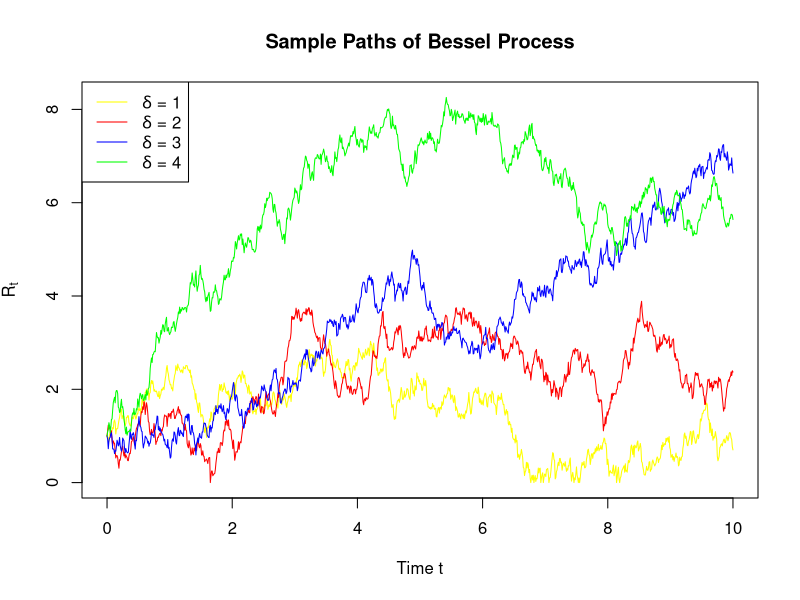
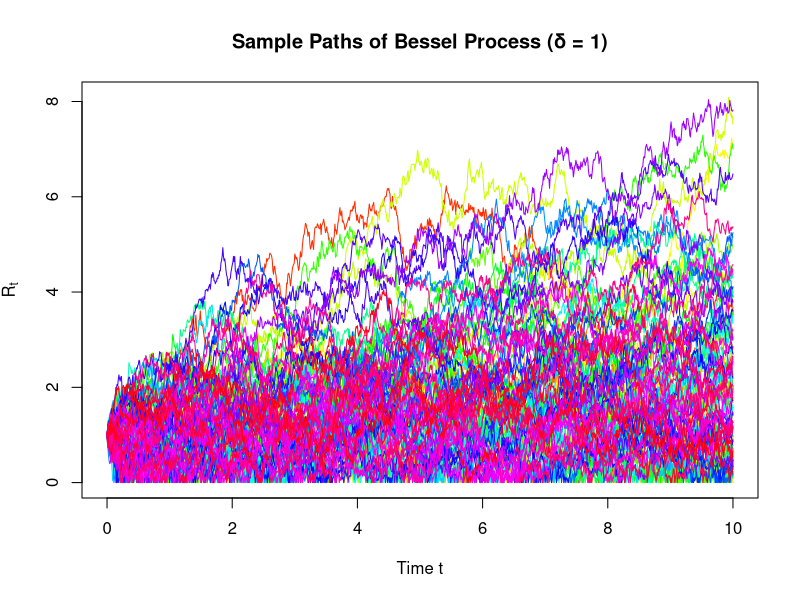
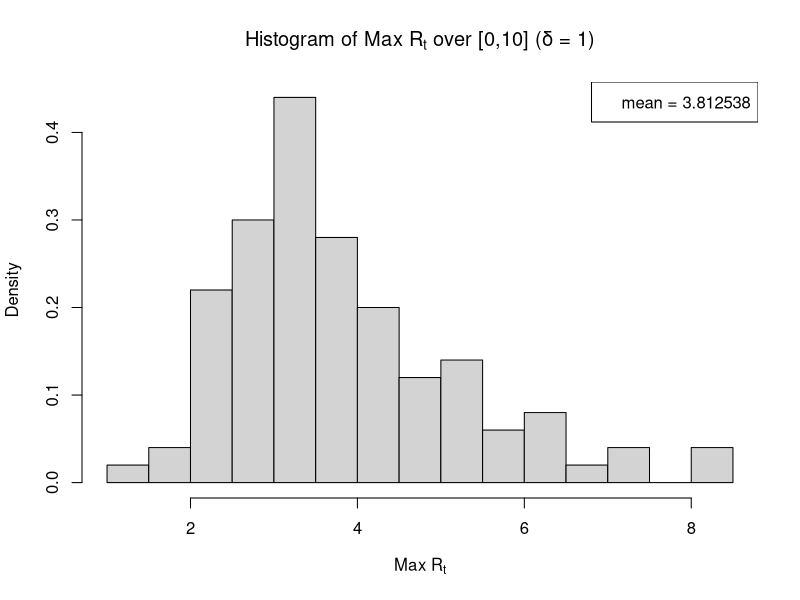
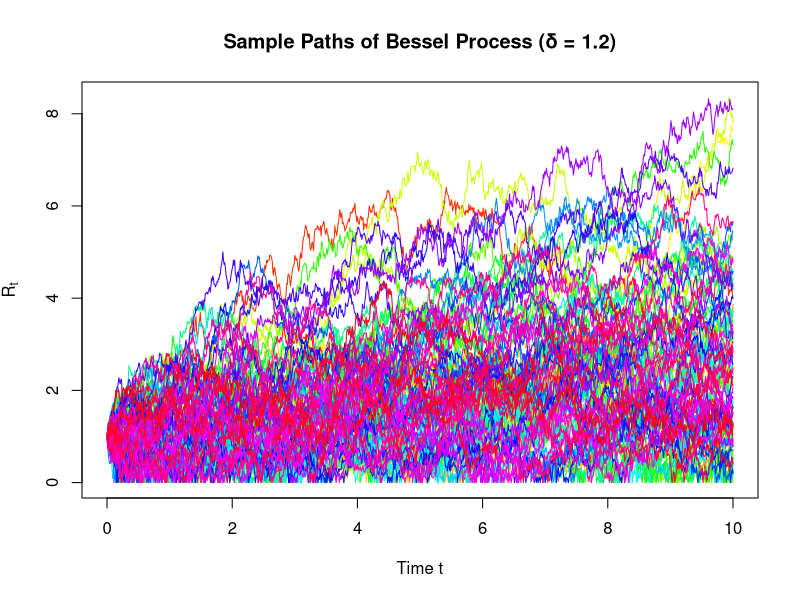
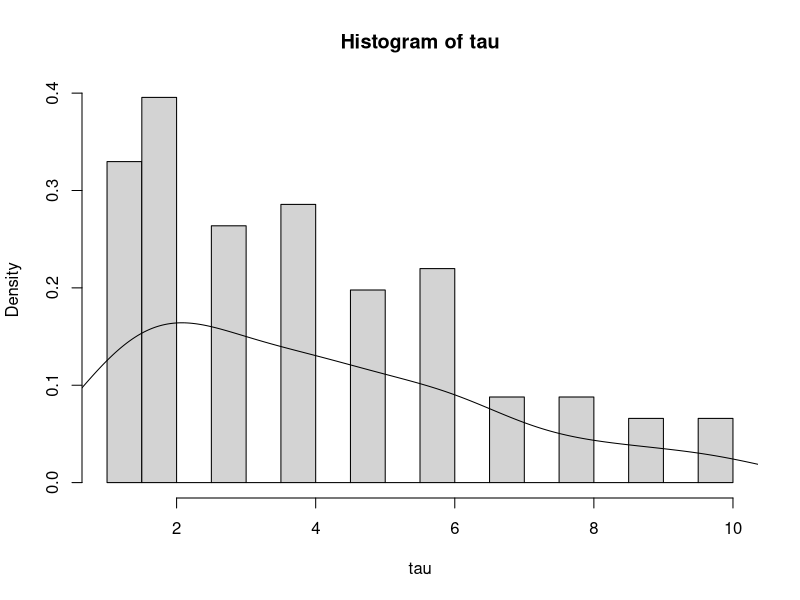

The R script that drew these images, in order:
## ---- chunk 1
set.seed(1)
T = 10
N = 1000
dt = T/N
Rt_sim <- function(delta, N, dt){
  Y <- numeric(N+1)
  Y[1] <- 1
  for (i in 1:N){
    dW <- sqrt(dt)*rnorm(1)
    Y[i+1] <- max(Y[i] + delta*dt+ 2*sqrt(Y[i])*dW, 0)
  } 
  return(sqrt(Y))
}
t <- seq(0, T, by = dt)
delta <- c(1,2,3,4)
Rt1 <- Rt_sim(delta[1], N=1000, dt=10/1000)
Rt2 <- Rt_sim(delta[2], N=1000, dt=10/1000)
Rt3 <- Rt_sim(delta[3], N=1000, dt=10/1000)
Rt4 <- Rt_sim(delta[4], N=1000, dt=10/1000)
ymin <- min(c(Rt1, Rt2, Rt3, Rt4))
ymax <- max(c(Rt1, Rt2, Rt3, Rt4))
plot(t, Rt1, "l", col = "yellow", ylim = c(ymin, ymax), main = "Sample Paths of Bessel Process", xlab = "Time t", ylab = expression(R[t]))
lines(t, Rt2, "l", col="red")
lines(t, Rt3, "l", col="blue")
lines(t, Rt4, "l", col="green")
legend("topleft",
       legend = c(expression(delta *' = 1'), expression(delta *' = 2'), expression(delta *' = 3'), expression(delta *' = 4')),
       col = c("yellow", "red", "blue", "green"),
       lty = 1)  
## ---- chunk 2
set.seed(1)
M <- 100  # Number of sample paths
t <- seq(0, T, by = dt)
# choose delta = 1, generate more paths
Rt_matrix <- sapply(1:M, function(m) Rt_sim(delta[1], N, dt)) # row: dt, col: Rt
matplot(t, Rt_matrix, type = "l", lty = 1, col = rainbow(M),
        main = "Sample Paths of Bessel Process (δ = 1)",
        xlab = "Time t", ylab = expression(R[t]))
## ---- chunk 3
max_Rt <- apply(Rt_matrix, 2, max) # calculate maximum for each column of Rt_matrix
hist(max_Rt, breaks = 20, prob = T, 
     main = expression("Histogram of Max " * R[t] * " over [0,10] (δ = 1)"), 
     xlab = expression("Max " * R[t]))
mean(max_Rt)
legend("topright", legend = "mean = 3.812538")
## ---- chunk 4
set.seed(1)
delta = 1.2
K = 2
T = 10
M <- 100  # Number of sample paths
t <- seq(0, T, by = dt)
Rt_matrix <- sapply(1:M, function(m) Rt_sim(delta, N, dt)) # row: t, col: mth path of Rt
matplot(t, Rt_matrix, type = "l", lty = 1, col = rainbow(M),
        main = "Sample Paths of Bessel Process (δ = 1.2)",
        xlab = "Time t", ylab = expression(R[t]))
## ---- chunk 5
tk_index <- (1:10)/(10/1000) + 1
Rtk <- Rt_matrix[tk_index, ]  # rows: tk, cols: paths
tk_payoff <- pmax(Rtk - K, 0)  # (Rt - K)+
exercise_time <- apply(tk_payoff, 2, function(payoffs) {
  idx <- which(payoffs > 0)[1]  # first positive payoff
  if (is.na(idx)) return(NA)   # never exercised
  return(idx)  # tk index (1 to 10)
})
# Convert index to actual time τ
tau <- ifelse(is.na(exercise_time), NA, exercise_time)  # τ in 1:10
hist(tau, prob = T, breaks = 20)
lines(density(tau[!is.na(tau)]))
summary(tau) # median = 4, mean = 3.967
## ---- chunk 6
Bermuda_payoffs <- sapply(1:M, function(m) {
  payoffs <- tk_payoff[, m]
  holding_values <- numeric(10)
  holding_values[10] <- payoffs[10]
  for (t in 9:1) {
    if (payoffs[t] > 0) {
      immediate_exercise <- payoffs[t]
      future_payoff <- holding_values[t + 1]
      holding_values[t] <- max(immediate_exercise, future_payoff)
    } else {
      holding_values[t] <- holding_values[t + 1]
    }
  }
  return(holding_values[1])
})
Bermuda_price <- mean(Bermuda_payoffs)
cat("Bermuda call price =", Bermuda_price, "\n")
## ---- chunk 7
# European call option price = E((R10-K)+)
European_payoff <- tk_payoff[10,]
European_price <- mean(European_payoff)
cat("European call price =", European_price, "\n")
## ---- chunk 8
diff_price = Bermuda_price - European_price
cat("Extra cost of Bermuda over European =", diff_price, "\n")
## ---- chunk 9
# 1. No proper modeling of expected future values. (we just take average: mean())
# 2. Discounting factor = 0 here, there is little incentive to exercise early. (if r>0, price = e^-rt*E(Vi+1))
# 3. Y[i+1] <- max(Y[i] + delta*dt+ 2*sqrt(Y[i])*dW, 0)
# 4. Variance reduction: AV, CV, conditioning, stratify sampling, importance sampling
